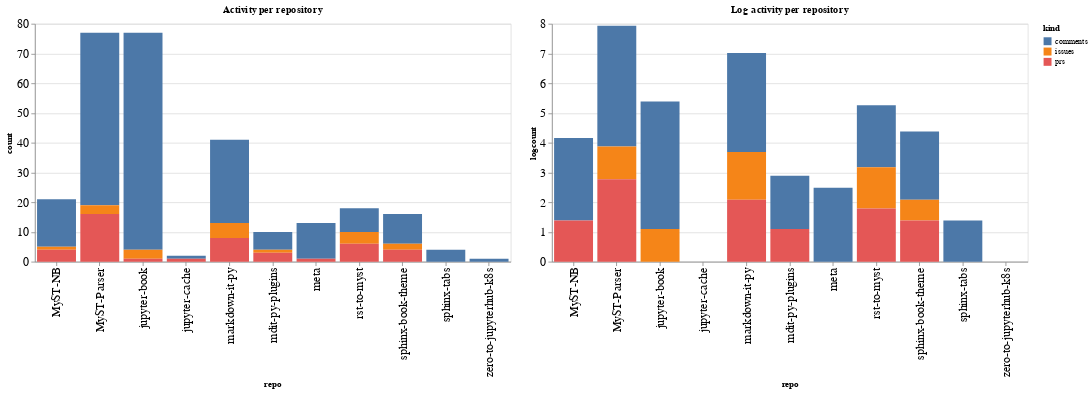

Notebook code cell kept with this figure:
### Code cell
ch1 = alt.Chart(repo_summaries, width=600, title="Activity per repository").mark_bar().encode(
    x='repo',
    y='count',
    color='kind',
    tooltip="kind"
)

ch2 = alt.Chart(repo_summaries, width=600, title="Log activity per repository").mark_bar().encode(
    x='repo',
    y='logcount',
    color='kind',
    tooltip="kind"
)

ch1 | ch2

### Figure 1 — Vega-Lite specification as saved in the notebook (floating-point values rounded to 4 significant figures)
{"config": {"axisLeft": {"labelFontSize": 15}, "axisBottom": {"labelFontSize": 15}}, "hconcat": [{"mark": "bar", "encoding": {"color": {"type": "nominal", "field": "kind"}, "tooltip": {"type": "nominal", "field": "kind"}, "x": {"type": "nominal", "field": "repo"}, "y": {"type": "quantitative", "field": "count"}}, "title": "Activity per repository", "width": 600}, {"mark": "bar", "encoding": {"color": {"type": "nominal", "field": "kind"}, "tooltip": {"type": "nominal", "field": "kind"}, "x": {"type": "nominal", "field": "repo"}, "y": {"type": "quantitative", "field": "logcount"}}, "title": "Log activity per repository", "width": 600}], "data": {"name": "data-355ee9e8e9cb6f00a683bda03de03c0d"}, "$schema": "https://vega.github.io/schema/vega-lite/v4.8.1.json", "datasets": {"data-355ee9e8e9cb6f00a683bda03de03c0d": [{"repo": "MyST-NB", "kind": "comments", "count": 16, "logcount": 2.773}, {"repo": "MyST-NB", "kind": "issues", "count": 1, "logcount": 0.0}, {"repo": "MyST-NB", "kind": "prs", "count": 4, "logcount": 1.386}, {"repo": "MyST-Parser", "kind": "comments", "count": 58, "logcount": 4.06}, {"repo": "MyST-Parser", "kind": "issues", "count": 3, "logcount": 1.099}, {"repo": "MyST-Parser", "kind": "prs", "count": 16, "logcount": 2.773}, {"repo": "jupyter-book", "kind": "comments", "count": 73, "logcount": 4.29}, {"repo": "jupyter-book", "kind": "issues", "count": 3, "logcount": 1.099}, {"repo": "jupyter-book", "kind": "prs", "count": 1, "logcount": 0.0}, {"repo": "jupyter-cache", "kind": "comments", "count": 1, "logcount": 0.0}, {"repo": "jupyter-cache", "kind": "prs", "count": 1, "logcount": 0.0}, {"repo": "markdown-it-py", "kind": "comments", "count": 28, "logcount": 3.332}, {"repo": "markdown-it-py", "kind": "issues", "count": 5, "logcount": 1.609}, {"repo": "markdown-it-py", "kind": "prs", "count": 8, "logcount": 2.079}, {"repo": "mdit-py-plugins", "kind": "comments", "count": 6, "logcount": 1.792}, {"repo": "mdit-py-plugins", "kind": "issues", "count": 1, "logcount": 0.0}, {"repo": "mdit-py-plugins", "kind": "prs", "count": 3, "logcount": 1.099}, {"repo": "meta", "kind": "comments", "count": 12, "logcount": 2.485}, {"repo": "meta", "kind": "prs", "count": 1, "logcount": 0.0}, {"repo": "rst-to-myst", "kind": "comments", "count": 8, "logcount": 2.079}, {"repo": "rst-to-myst", "kind": "issues", "count": 4, "logcount": 1.386}, {"repo": "rst-to-myst", "kind": "prs", "count": 6, "logcount": 1.792}, {"repo": "sphinx-book-theme", "kind": "comments", "count": 10, "logcount": 2.303}, {"repo": "sphinx-book-theme", "kind": "issues", "count": 2, "logcount": 0.6931}, {"repo": "sphinx-book-theme", "kind": "prs", "count": 4, "logcount": 1.386}, {"repo": "sphinx-tabs", "kind": "comments", "count": 4, "logcount": 1.386}, {"repo": "zero-to-jupyterhub-k8s", "kind": "comments", "count": 1, "logcount": 0.0}]}}
